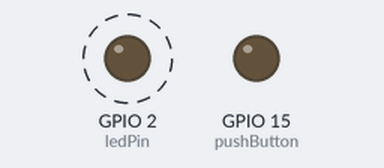
This sketch was run on a simulated ESP32. Parts: output pins drawn as LEDs (lit = HIGH). Dashed ring = blinking. WiFi joins after 1.5 s; servers stay silent unless stated; no MQTT or app messages arrive unless stated; what the sketch prints to the serial monitor is not drawn.

Above: at 1.53 s.
Timing chart, 0 to 4.5 s (numbered marks = the images above):
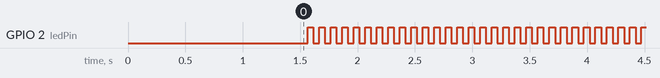

The sketch:

led_mqtt.ino
```cpp
#include <WiFi.h>
#include <PubSubClient.h>

const char* ssid = "<SSID>";  // Change to match your SSID
const char* password = "<Password>";  // Change to match your password

const char* mqtt_server = "<MQTT Broker IP>";

const int ledPin = 2;
const int pushButton = 15;

const long period = 5000;  // Message publishing delay in millis
int frequency = 10;

WiFiClient espClient;
PubSubClient client(espClient);
long lastMsg = 0;
long lastBlink = 0;

int buttonState = LOW;
int ledState = LOW;

void setup() {
  // put your setup code here, to run once:
  Serial.begin(115200);

  pinMode(ledPin, OUTPUT);
  pinMode(pushButton, INPUT);

  setup_wifi();
  client.setServer(mqtt_server, 1883);

  pinMode(pushButton, OUTPUT);
}

void setup_wifi() {
  delay(10);

  Serial.println();
  Serial.print("Connecting to ");
  Serial.println(ssid);

  WiFi.begin(ssid, password);

  while (WiFi.status() != WL_CONNECTED) {
    delay(500);
    Serial.print(".");
  }

  // For debugging
  Serial.println("");
  Serial.println("WiFi connected");
  Serial.println("IP address: ");
  Serial.println(WiFi.localIP());
}

void reconnect() {
  while (!client.connected()) {
    Serial.print("Attempting MQTT connection...");
    if (client.connect("ESP8266Client")) {
      Serial.println("connected");
      client.subscribe("output");
    } else {
      Serial.print("failed, rc=");
      Serial.print(client.state());
      Serial.println(" try again in 5 seconds");
      delay(5000);
    }
  }
}

unsigned long calculateDelay() {
  // 1Hz = 1 cycle/second = switch led state every 0.5s or 500ms
  // 10Hz = 10 cycle/second = switch led state every 0.05s or 50 ms
  return(1000000ul / (frequency * 2));  // Count delay in microseconds
}

void loop() {
  if (!client.connected()) {
    reconnect();
  }
  client.loop();

  long now = micros();
  unsigned long del = calculateDelay();
  if (now - lastMsg > period * 1000) {  // Convert period to micros
    lastMsg = now;

    String msgStr = "13518109: ";
    msgStr = msgStr + frequency;
    msgStr = msgStr +"Hz";

    unsigned int arrLen = msgStr.length() + 1;
    char msgArr[arrLen];
    msgStr.toCharArray(msgArr, arrLen); // Can only publish array of char using MQTT
    client.publish("test", msgArr);
  }

  if (now - lastBlink > del) {
    lastBlink = now;
    // To check delay between led switching
    // Serial.print(del);
    // Serial.println("us");
    ledState = !ledState;
    digitalWrite(ledPin, ledState);
  }

  int readButton = digitalRead(pushButton);
  if (readButton != buttonState) {  // Assumption: can only press the button (not hold) to change frequency
     if (readButton == HIGH) {
        frequency++;
     }
     buttonState = !buttonState;
  }
}
```

Measured:
- by itself, GPIO 2 (ledPin): alternates HIGH for 0.05 s and LOW for 0.05 s
